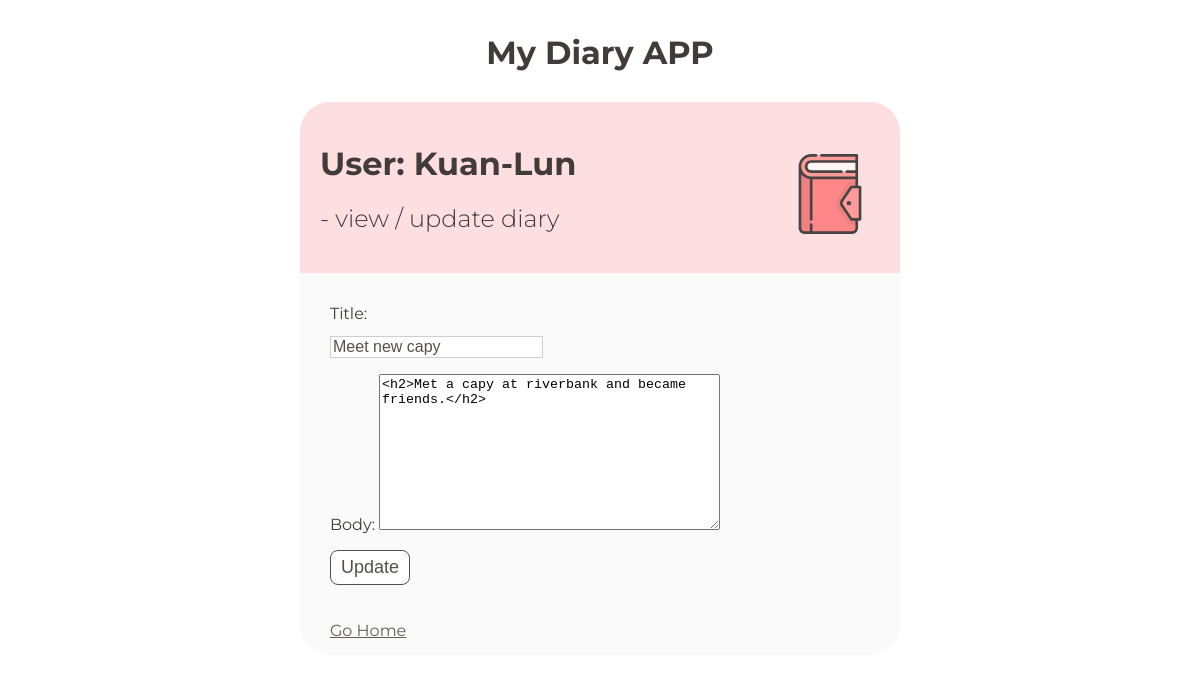
The app's page /update/2 (signed in), older data.
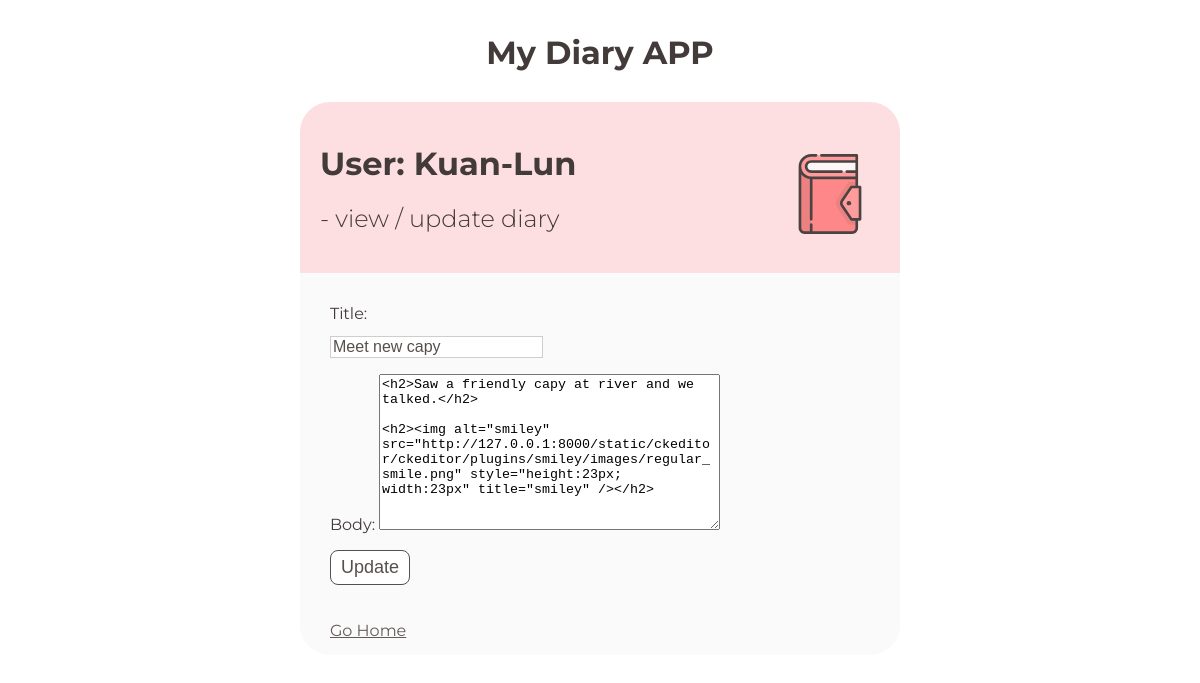
The same page, newer data.
### main/models.py (models this page shows, shortened)
class Diary(models.Model):
    user = models.ForeignKey(User, on_delete = models.CASCADE, null = True, blank = True)
    title = models.CharField(max_length = 128)
    body = RichTextField(blank = True, null = True)
    created = models.CharField(default = timezone.now, max_length = 128)
    class Meta:
        ordering = ['-created']

### main/views.py (the view, shortened to what this page needs)
# urls.py: path("update/<int:current_id>", views.update, name = "update"),
def update(request, current_id):
    if not request.user.is_authenticated:
        return redirect(reverse_lazy("main:signin"))
    diary = Diary.objects.get(id = current_id, user = request.user)
    form = DiaryForm(instance = diary)
    if form.is_valid():
        form.save()
    return render(request, "main/update.html", {
        "diary" : diary,
        "form" : form,
    })

### main/forms.py
class DiaryForm(forms.ModelForm):
    class Meta:
        model = Diary
        fields = ["title", "body"]

### main/templates/main/update.html (shortened to what this page needs)
{% load static %}
<!DOCTYPE html>
<html>
<head>
    <link href="{% static 'main/style.css' %}" rel="stylesheet">
</head>
<body>
    <div class="nav-container">
        <h1>
            My Diary APP
        </h1>
    </div>
    <div class="main-container">
        <div class="head-container">
            <h1>
                <img src="{% static 'images/favicon.svg' %}" class="main-icon">
                User: {{ request.user.username }}
            </h1>
            <h2>
                 -  view / update diary
            </h2>
        </div>
        <div class="diary-container">
            <form method="post">
                {{ form.as_p }}
                <button type="submit" class="submit-button">Update</button>
                <br><br><br>
                <a href="{% url 'main:index' %}">Go Home</a>
            </form>
        </div>
    </div>
</body>
</html>

### main/static/main/style.css (style rules this page uses)
.nav-container { margin: 10px auto; padding-top: 2px; max-width: 600px; text-align: center; color: #423b39; }
.main-container { margin: 30px auto; max-width: 600px; color: #423b39; }
.main-icon { max-height: 80px; margin: 10px; float: right; opacity: 0.7; }
.head-container { background-color: #FEDFE1; padding: 20px; border-radius: 30px 30px 0px 0px; }
.diary-container { background-color: #FAFAFA; padding: 15px 30px 15px 30px; border-radius: 0px 0px 30px 30px; }
.submit-button { outline: none; border-style: solid; border-radius: 8px; border-width: 1.5px; background-color: white; color: #574f4c; border-color: #574f4c; height: 35px; width: 80px; font-size: 18px; }
#id_title { outline: none; border-style: solid; border-width: 1.4px; display: block; color: #574f4c; border-color: #cecece; margin-top: 13px; font-size: 16px; }
label { font-family: 'Montserrat'; font-size: 16px; }
a { font-family: 'Montserrat'; color: #645b58; margin-right: 25px; }
h1 { font-family: 'Montserrat'; }
h2 { font-family: 'Montserrat'; font-weight: 300; }

Row changes from the older to the newer data that the page shows:
changed Diary "Meet new capy": body "<h2>Met a capy at riverbank and became friends.</h2>" → "<h2>Saw a friendly capy at river and we talked.</h2> <h2><img alt=\"smiley\" src=\"http://127.0.0.1:8000/static/ckeditor/ckeditor/plugins/smiley/images/regular_smile.png\" style=\"height:23px; width:23px\" title=\"smiley\" /></h2>"
